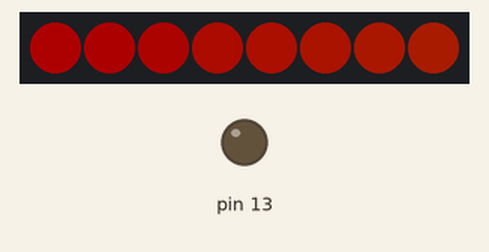
Recording of a sketch running on a simulated Arduino Uno, built with avr-gcc and run on an emulated ATmega328P. Shown: 8 RGB LEDs in strip order, left to right, output pins drawn as LEDs (lit = HIGH). Dim RGB values are drawn brighter than linear.

Above: at 0.01 s.
At 1.37 s:
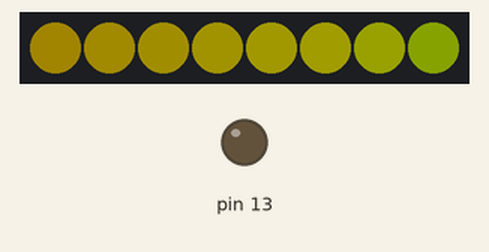
At 1.83 s:
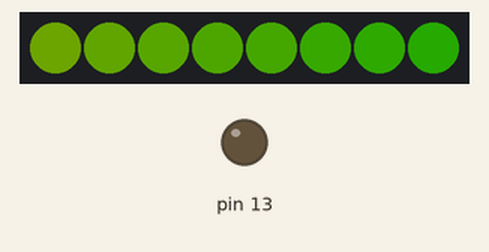
At 2.74 s:
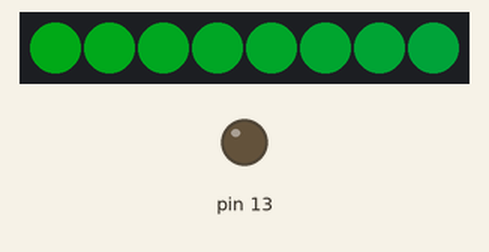
At 4.1 s:
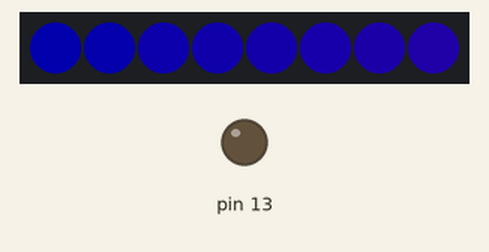
At 5.62 s:
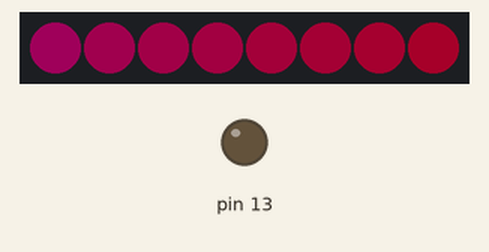
Timing chart, 0 to 40.0 s (numbered marks = the images above):
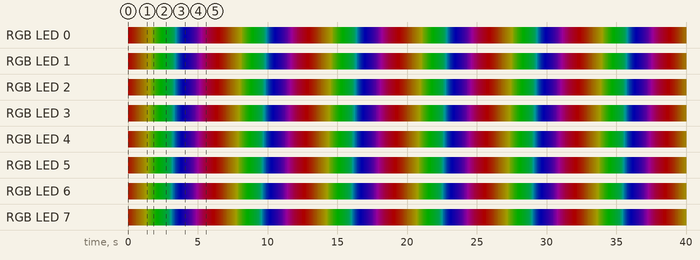

The sketch:

WS2812.ino
```cpp
#include "FastLED.h"
#define NUM_LEDS 8
#define PIN 4

CRGB leds[NUM_LEDS];
uint8_t counter;

void setup() {
  FastLED.addLeds<WS2811, PIN, GRB>(leds, NUM_LEDS).setCorrection(TypicalLEDStrip);
  FastLED.setBrightness(50);
  pinMode(13, OUTPUT);
}

void loop() {
  for (int i = 0; i < NUM_LEDS; i++) {            // от 0 до первой трети
    leds[i] = CHSV((counter + i) * 2, 255, 255);  // HSV. Увеличивать HUE (цвет)
  }
  counter++;  // counter меняется от 0 до 255 (тип данных byte)
  FastLED.show();
  delay(50);  // скорость движения радуги
}
```

Measured:
- by itself, everything shown: repeats every 6.5 s, in 128 steps
